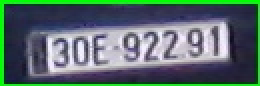
#> input picture plates/scaned_img_0.jpg, 130 x 43 px, given in place of the camera (shown 2 times larger)
$ python number_plate.py
#> lines starting #> are read from the running program, lines starting #| are printed output that depends on the picture; after the words box and inside, x2 and y2 are one past the last pixel; in counts of white or black regions, pixels touching at a corner belong together
import cv2
import numpy as np

harcascade = "model/haarcascade_russian_plate_number.xml"

cap = cv2.VideoCapture(0)

cap.set(3, 640) # width
cap.set(4, 480) #height

min_area = 500
count = 0

while True:
    success, img = cap.read()
#> img is the input picture: shape (43, 130, 3); mean B, G, R 106.5, 108.7, 87.1

    plate_cascade = cv2.CascadeClassifier(harcascade)
    img_gray = cv2.cvtColor(img, cv2.COLOR_BGR2GRAY)
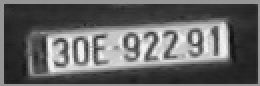
#> img_gray: shape (43, 130) (shown 2 times larger); min 14, max 245, mean 102

    brightness = 10
    # Adjusts the contrast by scaling the pixel values by 2.3
    contrast = 2.3
    image2 = cv2.addWeighted(img_gray, contrast, np.zeros(img_gray.shape, img_gray.dtype), 0, brightness)
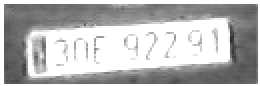
#> image2: shape (43, 130) (shown 2 times larger); min 42, max 255, mean 182.6
    cv2.imshow('modified_image.jpg', image2)

    plates = plate_cascade.detectMultiScale(img_gray, 1.1, 4)
#> plates = [[19, 4, 105, 35]]

    for (x,y,w,h) in plates:
        area = w * h

        if area > min_area:
            cv2.rectangle(img, (x,y), (x+w, y+h), (0,255,0), 2)
            cv2.putText(img, "Number Plate", (x,y-5), cv2.FONT_HERSHEY_COMPLEX_SMALL, 1, (255, 0, 255), 2)

            img_roi = img[y: y+h, x:x+w]
            img_roi_gray = cv2.cvtColor(img_roi, cv2.COLOR_BGR2GRAY)
            cv2.imshow('Gray image', img_roi_gray)
            cv2.imshow("ROI", img_roi)
#> this loop made 1 pass
#> (x, y, w, h, area) on pass 1: (19, 4, 105, 35, 3675)
#> pass 1, `img_roi = img[y: y+h, x:x+w]`:
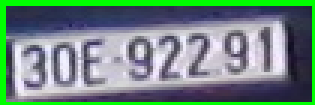
#> img_roi: shape (35, 105, 3) (shown 3 times larger); mean B, G, R 126.7, 136, 110
#> pass 1, `img_roi_gray = cv2.cvtColor(img_roi, cv2.COLOR_BGR2GRAY)`:
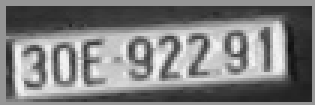
#> img_roi_gray: shape (35, 105) (shown 3 times larger); min 14, max 245, mean 127.2
#> after the loop:
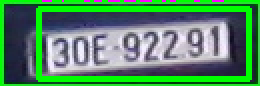
#> img: shape (43, 130, 3) (shown 2 times larger); 15.76% of pixels changed, all inside (x1, y1, x2, y2) = (18, 0, 126, 41)


    cv2.imshow("Input_Gray_Img", img_gray)
    cv2.imshow("Input Image", img)

    if cv2.waitKey(1) & 0xFF == ord('s'):
#> (key Esc is pressed here)
        cv2.imwrite("plates/scaned_img_" + str(count) + ".jpg", img_roi)
        cv2.rectangle(img, (0,200), (640,300), (0,255,0), cv2.FILLED)
        cv2.putText(img, "Plate Saved", (150, 265), cv2.FONT_HERSHEY_COMPLEX_SMALL, 2, (0, 0, 255), 2)
        cv2.imshow("Input Image",img)
        cv2.waitKey(500)
        count += 1
